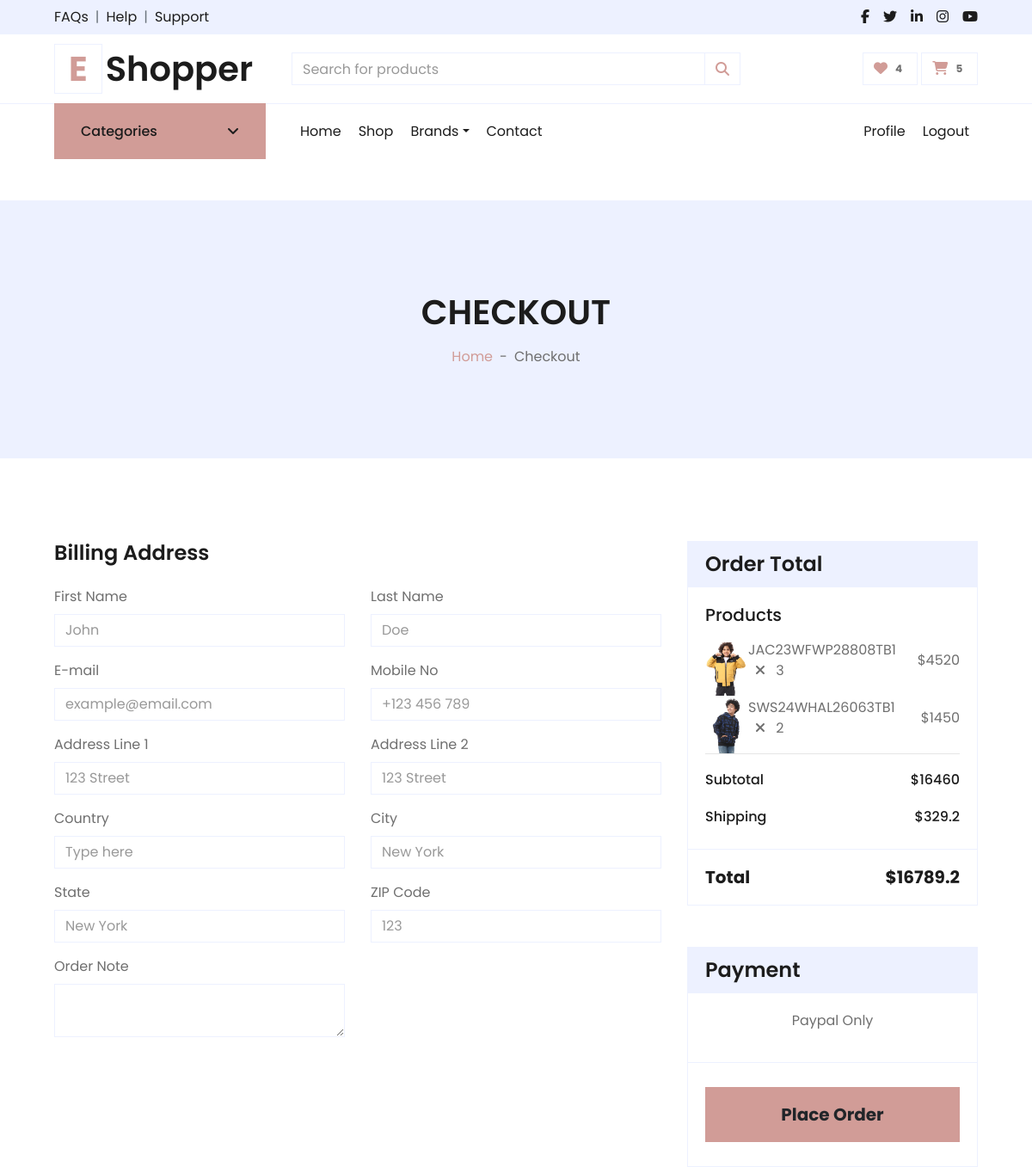
Page /cart/checkout/ (signed in, upper part) on the earlier database version.
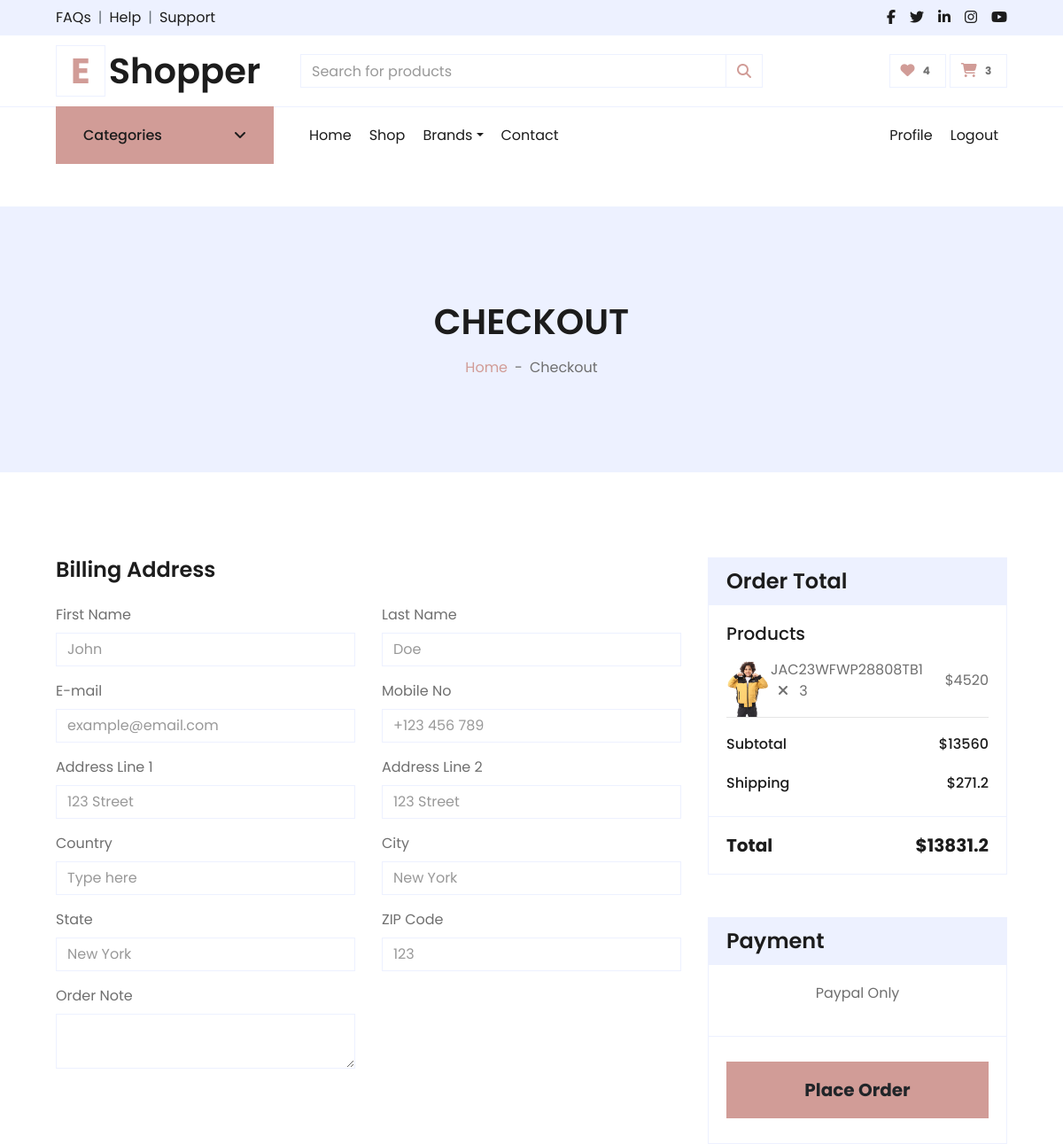
Same page on the later database version.
### carts/models.py (models this page shows, shortened)
class CartItem(models.Model):
    user = models.ForeignKey("accounts.User",null=True, on_delete=models.CASCADE)
    product = models.ForeignKey("products.Product", on_delete=models.CASCADE)
    variations = models.ManyToManyField("products.Variation",blank=True)
    cart = models.ForeignKey(Cart, on_delete=models.CASCADE , null=True)
    quantity = models.IntegerField()
    is_active = models.BooleanField(default=True)
    def __str__(self):
        return str(self.product)

### products/models.py (models this page shows, shortened)
class Product(models.Model):
    name = models.CharField(unique=True, max_length=50)
    image = models.ImageField(upload_to='product/')
    stock = models.IntegerField(default=1)
    price = models.IntegerField(default=0)
    discount = models.IntegerField(default=0)
    description = models.TextField(max_length=10000)
    created_at = models.DateTimeField( default=timezone.now)
    slug = models.SlugField(null=True,blank=True , unique=True)
    views = models.PositiveIntegerField(default=0)
    is_available = models.BooleanField(default=True)
    tags = TaggableManager()
    subcategory = models.ForeignKey("Subcategory",related_name='product_subcategory',null=True,blank=True, on_delete=models.CASCADE)
    PRDBrand = models.ForeignKey('Brand' ,related_name='product_brand', on_delete=models.CASCADE , blank=True, null=True ,verbose_name=_("Brand "))
    like = models.ManyToManyField(User , blank=True,related_name='product_favourite')
    class Meta:
        ordering = ["name"]
    def __str__(self):
        return self.name

### carts/views.py (the view)
# urls.py: path('checkout/', views.checkout , name='checkout'),
@login_required(login_url='login')
def checkout(request, total = 0 , quantity = 0 , cart_items = None):
    try:
        tax = 0
        grand_total = 0
        if request.user.is_authenticated:
            cart_items = CartItem.objects.filter(user=request.user , is_active = True)
        else:
            cart = Cart.objects.get(cart_id=_cart_id(request))
            cart_items = CartItem.objects.filter(cart=cart , is_active = True)
        for cart_item in cart_items:
            total += (cart_item.product.price * cart_item.quantity)
            quantity += cart_item.quantity
        tax = (2 * total) / 100
        grand_total = total + tax
    except ObjectDoesNotExist:
        pass
    context = {
        'total':total ,
        'quantity':quantity,
        'cart_items':cart_items,
        'tax':tax,
        'grand_total':grand_total,
    }
    return render(request , 'checkout.html',context)

### accounts/favourite_context.py (called while the page is built)
def counter(request):
    product_count = 0
    if request.user.is_authenticated:
        if 'admin' in request.path:
            return{}
        else :
            try :
                user_favourites = Product.objects.filter(like=request.user)
                product_count = user_favourites.count()
            except Product.DoesNotExist:
                product_count=0
    return dict(product_count=product_count)

### carts/cart_context.py (called while the page is built)
def cart_count(request):
    cart_counter = 0
    if 'admin' in request.path:
        return{}
    else:
        try:
            cart = Cart.objects.filter(cart_id=_cart_id(request))
            if request.user.is_authenticated:
                cart_items = CartItem.objects.all().filter(user=request.user)
            else:
                cart_items = CartItem.objects.all().filter(cart=cart[:1])
            for cart_item in cart_items:
                cart_counter += cart_item.quantity
        except Cart.DoesNotExist :
            cart_counter = 0
    return dict(cart_counter=cart_counter)

### carts/views.py (called while the page is built)
def _cart_id(request):
    cart = request.session.session_key
    if not cart:
        cart = request.session.create()
    return cart

### carts/templates/checkout.html (shortened to what the changed rows need)
{% extends "base.html" %}
{% load static %}
{% block body %}
<div class="container-fluid bg-secondary mb-5">
    <div class="d-flex flex-column align-items-center justify-content-center" style="min-height: 300px">
        <h1 class="font-weight-semi-bold text-uppercase mb-3">Checkout</h1>
    </div>
</div>
<div class="container-fluid pt-5">
    <form method="POST" action="{% url 'place_order' %}">
        <div class="row px-xl-5">
            <div class="col-lg-4">
                <div class="card border-secondary mb-5">
                    <div class="card-body">
                        {% for cart_item in cart_items %}
                        <div class="d-flex justify-content-between align-items-center">
                            <img src="{{cart_item.product.image.url}}" alt="" style="width: 50px;">
                            <p>{{cart_item}} <i class="fa-sharp fa-solid fa-xmark px-2"></i> {{cart_item.quantity}}</p>
                            <p>${{cart_item.product.price}}</p>
                        </div>
                        {% endfor %}
                        <div class="d-flex justify-content-between mb-3 pt-1">
                            <h6 class="font-weight-medium">Subtotal</h6>
                            <h6 class="font-weight-medium">${{total}}</h6>
                        </div>
                        <div class="d-flex justify-content-between">
                            <h6 class="font-weight-medium">Shipping</h6>
                            <h6 class="font-weight-medium">${{tax}}</h6>
                        </div>
                    </div>
                    <div class="card-footer border-secondary bg-transparent">
                        <div class="d-flex justify-content-between mt-2">
                            <h5 class="font-weight-bold">Total</h5>
                            <h5 class="font-weight-bold">${{grand_total}}</h5>
                        </div>
                    </div>
                </div>
            </div>
        </div>
    </form>
</div>
{% endblock body %}

### templates/base.html (shortened to what the changed rows need)
{% load static %}
<!DOCTYPE HTML>
<html lang="en">
<head>
    <link href="https://cdnjs.cloudflare.com/ajax/libs/font-awesome/5.10.0/css/all.min.css" rel="stylesheet">
    <link href="{% static 'lib/owlcarousel/assets/owl.carousel.min.css'%}" rel="stylesheet">
    <link href="{% static 'css/style.css'%}" rel="stylesheet">
    <link href="{% static 'css/all.min.css'%}" rel="stylesheet">
</head>
<body>
    <div class="container-fluid">
        <div class="row align-items-center py-3 px-xl-5">
            <div class="col-lg-3 d-none d-lg-block">
                <a href="/" class="text-decoration-none">
                    <h1 class="m-0 display-5 font-weight-semi-bold"><span
                            class="text-primary font-weight-bold border px-3 mr-1">E</span>{{about_site.site_name}}</h1>
                </a>
            </div>
            <div class="col-lg-3 col-6 text-right">
                <a href="{% url 'cart'%}" class="btn border">
                    <i class="fas fa-shopping-cart text-primary"></i>
                    <span class="badge">{{cart_counter}}</span>
                </a>
            </div>
        </div>
    </div>
    {% block body %}
    {% endblock body %}
</body>
</html>

Differences in the rows shown:
removed CartItem: product.image (picture), product.name "SWS24WHAL26063TB1", quantity "2", product.price "1450"
Other differences:
{{ cart_counter }}: "5" → "3"
{{ total }}: "16460" → "13560"
{{ tax }}: "329.2" → "271.2"
{{ grand_total }}: "16789.2" → "13831.2"
